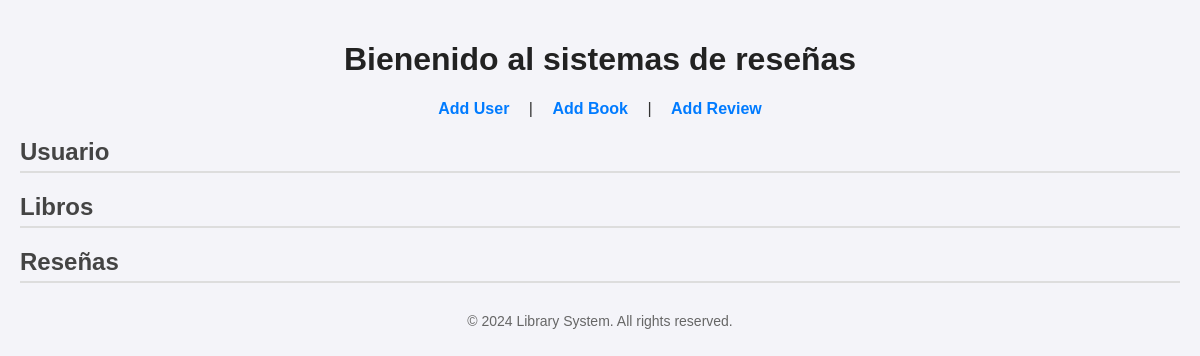
Before: / with the older database file.
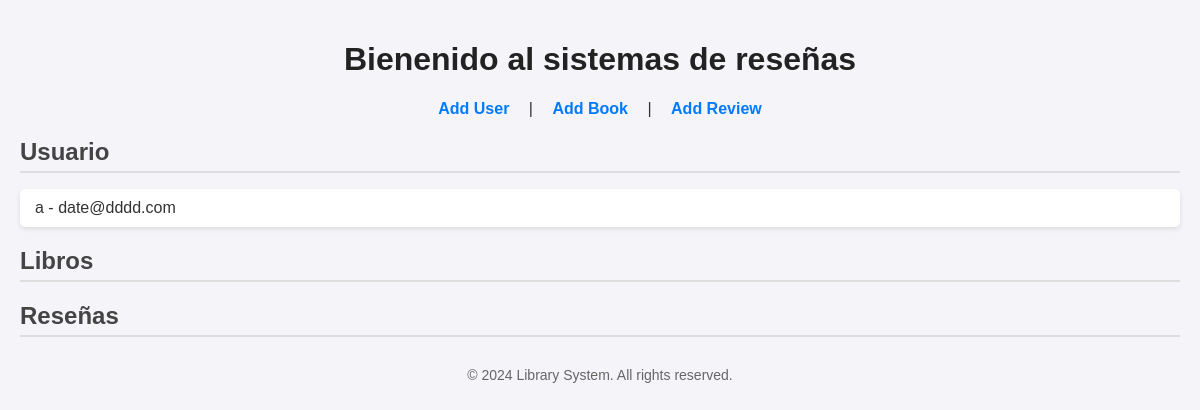
After: the same page with the newer database file.
### myapp2/models.py (models this page shows, shortened)
class User(models.Model):
    name = models.CharField(max_length=100)
    email = models.EmailField(unique=True)

### myapp2/views.py (the view)
# urls.py: path('', views.home, name='home'),
def home(request):
    users = User.objects.all()
    books = Book.objects.all()
    reviews = Review.objects.all()
    return render(request, 'home.html', {'users': users, 'books': books, 'reviews': reviews})

### myapp2/templates/home.html (shortened to what this page needs)
<!DOCTYPE html>
<html>
<head>
</head>
<body>
    <h1>Bienenido al sistemas de reseñas</h1>
    <nav>
        <a href="{% url 'add_user' %}">Add User</a> |
        <a href="{% url 'add_book' %}">Add Book</a> |
        <a href="{% url 'add_review' %}">Add Review</a>
    </nav>
    <h2>Usuario</h2>
    <ul>
        {% for user in users %}
        <li>{{ user.name }} - {{ user.email }}</li>
        {% endfor %}
    </ul>
    <h2>Libros</h2>
    <h2>Reseñas</h2>
    <footer>
        &copy; 2024 Library System. All rights reserved.
    </footer>
</body>
</html>

### myapp2/templates/home.html (style rules this page uses)
body { font-family: Arial, sans-serif; background-color: #f4f4f9; margin: 0; padding: 20px; color: #333; }
h1 { text-align: center; color: #222; }
nav { text-align: center; margin-bottom: 20px; }
nav a { text-decoration: none; color: #007bff; font-weight: bold; margin: 0 15px; }
h2 { color: #444; border-bottom: 2px solid #ddd; padding-bottom: 5px; margin-bottom: 10px; }
ul { list-style-type: none; padding: 0; }
ul li { background: #ffffff; margin: 10px 0; padding: 10px 15px; border-radius: 5px; box-shadow: 0 2px 5px rgba(0, 0, 0, 0.1); }
footer { text-align: center; margin-top: 30px; color: #666; font-size: 14px; }

Changed rows visible on the page:
added User: name "a", email "date@dddd.com"
